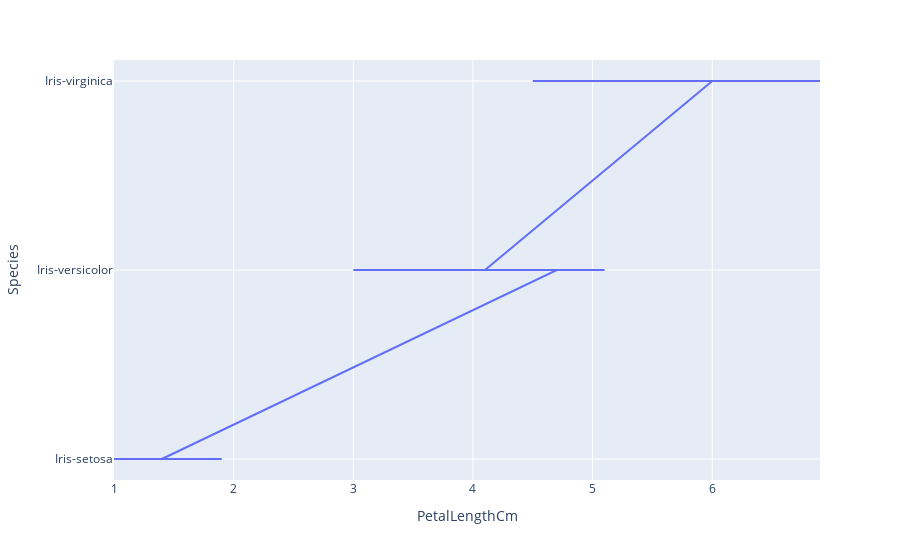

The code cell stored with this chart in its notebook:
### Code cell
fig = px.line(df,x="PetalLengthCm",y="Species")
fig.show()

### Figure 1 — Plotly figure (JSON) as saved in the notebook; plotly's stock layout.template omitted (floating-point values rounded to 4 significant figures; data arrays with more than 128 entries replaced by an {"elided": "..."} marker saying what was removed)
{"data": [{"hovertemplate": "PetalLengthCm=%{x}<br>Species=%{y}<extra></extra>", "legendgroup": "", "line": {"color": "#636efa", "dash": "solid"}, "marker": {"symbol": "circle"}, "mode": "lines", "name": "", "orientation": "h", "showlegend": false, "type": "scatter", "x": {"elided": "150 float values"}, "xaxis": "x", "y": {"elided": "150 str values"}, "yaxis": "y"}], "layout": {"legend": {"tracegroupgap": 0}, "margin": {"t": 60}, "xaxis": {"anchor": "y", "domain": [0, 1], "title": {"text": "PetalLengthCm"}}, "yaxis": {"anchor": "x", "domain": [0, 1], "title": {"text": "Species"}}}}
